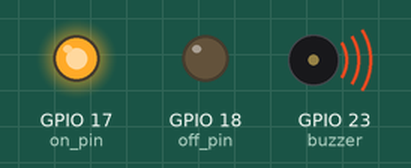
Simulated run of this program. Board: Raspberry Pi (BCM pin numbers). On the bench: output pins drawn as LEDs (lit = HIGH), buzzer (waves = sounding, pin HIGH). At 5.0 s the program stops and its outputs stay as they are.

Above: at 0.05 s.
At 2.55 s:
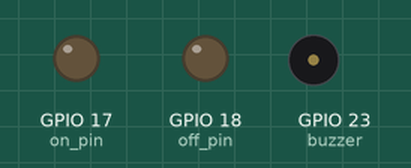
At 5.1 s:
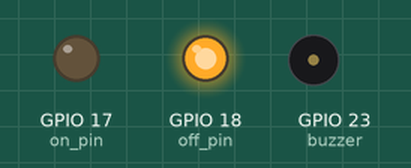
Timing chart, 0 to 6.5 s (numbered marks = the images above):
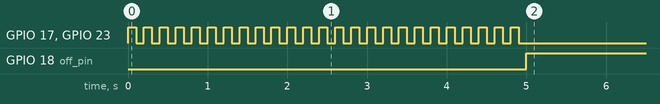

Measured:
- by itself, GPIO 17 (on_pin), GPIO 23 (buzzer): alternates HIGH for 0.10 s and LOW for 0.10 s, 50 changes in all, then stays LOW
- by itself, GPIO 18 (off_pin): LOW → HIGH at 5.0 s

The program:

lock.py
```python
import RPi.GPIO as GPIO
import time

on_pin, off_pin = 17, 18
buzzer = 23

GPIO.setmode(GPIO.BCM)
GPIO.setwarnings(False)
GPIO.setup(off_pin, GPIO.OUT)
GPIO.setup(on_pin, GPIO.OUT)
GPIO.setup(buzzer, GPIO.OUT)

# otkljucaj na 5 sekundi
GPIO.output(off_pin, False)
for i in range(25):
    GPIO.output(on_pin, True)
    GPIO.output(buzzer, True)
    time.sleep(0.1)
    GPIO.output(on_pin, False)
    GPIO.output(buzzer, False)
    time.sleep(0.1)

GPIO.output(off_pin, True)
GPIO.output(on_pin, False)
```
